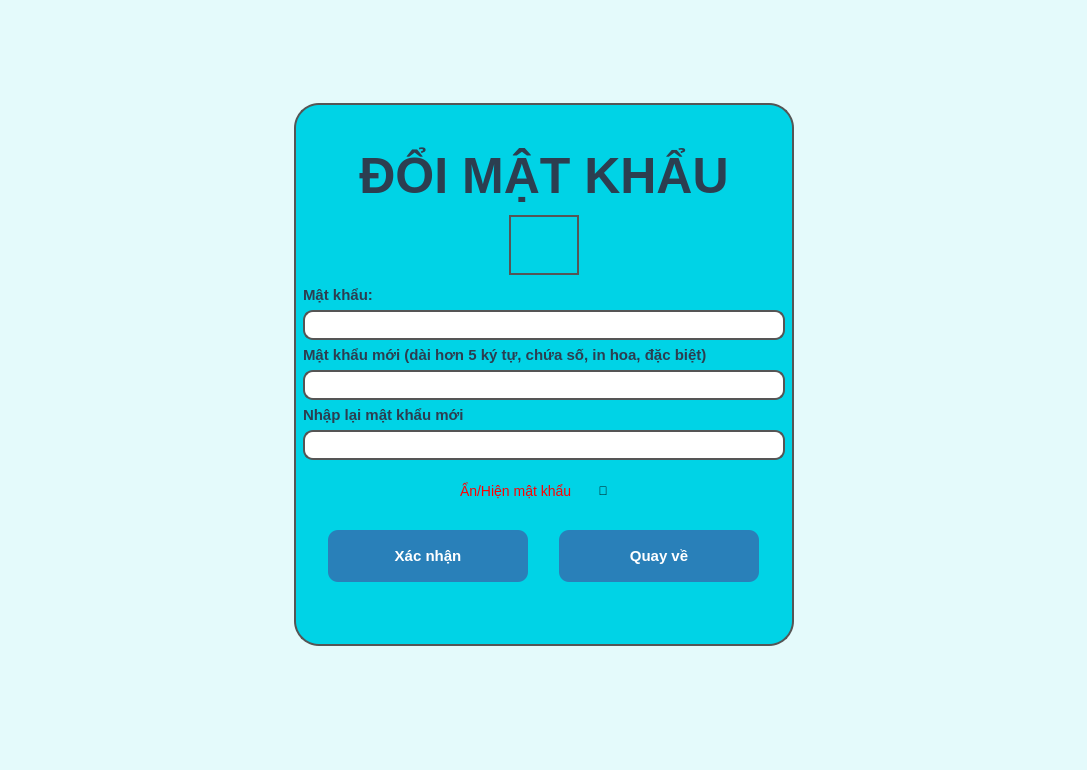
<?xml version="1.0" encoding="UTF-8"?>
<ui version="4.0">
 <class>MainWindow</class>
 <widget class="QMainWindow" name="MainWindow">
  <property name="geometry">
   <rect>
    <x>0</x>
    <y>0</y>
    <width>1087</width>
    <height>770</height>
   </rect>
  </property>
  <property name="windowTitle">
   <string>MainWindow</string>
  </property>
  <property name="styleSheet">
   <string notr="true">background-color: rgb(228, 250, 251);</string>
  </property>
  <widget class="QWidget" name="centralwidget">
   <layout class="QGridLayout" name="gridLayout">
    <item row="1" column="0">
     <spacer name="horizontalSpacer_3">
      <property name="orientation">
       <enum>Qt::Horizontal</enum>
      </property>
      <property name="sizeHint" stdset="0">
       <size>
        <width>276</width>
        <height>20</height>
       </size>
      </property>
     </spacer>
    </item>
    <item row="3" column="1">
     <spacer name="verticalSpacer_4">
      <property name="orientation">
       <enum>Qt::Vertical</enum>
      </property>
      <property name="sizeHint" stdset="0">
       <size>
        <width>20</width>
        <height>98</height>
       </size>
      </property>
     </spacer>
    </item>
    <item row="2" column="3">
     <spacer name="horizontalSpacer_4">
      <property name="orientation">
       <enum>Qt::Horizontal</enum>
      </property>
      <property name="sizeHint" stdset="0">
       <size>
        <width>275</width>
        <height>20</height>
       </size>
      </property>
     </spacer>
    </item>
    <item row="0" column="2">
     <spacer name="verticalSpacer_3">
      <property name="orientation">
       <enum>Qt::Vertical</enum>
      </property>
      <property name="sizeHint" stdset="0">
       <size>
        <width>20</width>
        <height>99</height>
       </size>
      </property>
     </spacer>
    </item>
    <item row="1" column="1" rowspan="2" colspan="2">
     <widget class="QWidget" name="widget" native="true">
      <property name="minimumSize">
       <size>
        <width>500</width>
        <height>500</height>
       </size>
      </property>
      <property name="styleSheet">
       <string notr="true">QWidget{
	background-color: #00d3e6;
    border-radius: 25px;
    border: 2px solid #555555; /* Viền màu xám, dày 2px */
}</string>
      </property>
      <layout class="QVBoxLayout" name="verticalLayout_2">
       <item>
        <spacer name="verticalSpacer">
         <property name="orientation">
          <enum>Qt::Vertical</enum>
         </property>
         <property name="sizeHint" stdset="0">
          <size>
           <width>20</width>
           <height>40</height>
          </size>
         </property>
        </spacer>
       </item>
       <item>
        <widget class="QLabel" name="lblProfile">
         <property name="styleSheet">
          <string notr="true">QLabel#lblProfile {
	border: none;
    font-size: 50px;           /* Chữ to rõ */
    font-weight: bold;         /* In đậm */
    color: #2c3e50;            /* Màu xanh đen sang trọng */
    font-family: &quot;Segoe UI&quot;;   /* Font hiện đại (có thể đổi thành Arial) */
 }
</string>
         </property>
         <property name="text">
          <string>ĐỔI MẬT KHẨU</string>
         </property>
         <property name="alignment">
          <set>Qt::AlignCenter</set>
         </property>
        </widget>
       </item>
       <item>
        <layout class="QHBoxLayout" name="horizontalLayout_2">
         <item>
          <spacer name="horizontalSpacer">
           <property name="orientation">
            <enum>Qt::Horizontal</enum>
           </property>
           <property name="sizeHint" stdset="0">
            <size>
             <width>40</width>
             <height>20</height>
            </size>
           </property>
          </spacer>
         </item>
         <item>
          <widget class="QLabel" name="label">
           <property name="minimumSize">
            <size>
             <width>70</width>
             <height>70</height>
            </size>
           </property>
           <property name="styleSheet">
            <string notr="true">QLabel{
	border-image: url(:/Profile/oguricapP) 0 0 0 0 stretch stretch;
	border-radius: 50px;
	margin-top: 5px;
	margin-bottom: 5px;
}</string>
           </property>
           <property name="text">
            <string/>
           </property>
          </widget>
         </item>
         <item>
          <spacer name="horizontalSpacer_2">
           <property name="orientation">
            <enum>Qt::Horizontal</enum>
           </property>
           <property name="sizeHint" stdset="0">
            <size>
             <width>40</width>
             <height>20</height>
            </size>
           </property>
          </spacer>
         </item>
        </layout>
       </item>
       <item>
        <layout class="QVBoxLayout" name="verticalLayout">
         <item>
          <widget class="QLabel" name="lblCurrentPassword">
           <property name="styleSheet">
            <string notr="true">QLabel#lblCurrentPassword {
	border: none;
    font-size: 15px;           /* Chữ to rõ */
    font-weight: bold;         /* In đậm */
    color: #2c3e50;            /* Màu xanh đen sang trọng */
    font-family: &quot;Segoe UI&quot;;   /* Font hiện đại (có thể đổi thành Arial) */
 }
</string>
           </property>
           <property name="text">
            <string>Mật khẩu:</string>
           </property>
          </widget>
         </item>
         <item>
          <widget class="QLineEdit" name="currentPasswordInput">
           <property name="minimumSize">
            <size>
             <width>400</width>
             <height>30</height>
            </size>
           </property>
           <property name="maximumSize">
            <size>
             <width>500</width>
             <height>35</height>
            </size>
           </property>
           <property name="baseSize">
            <size>
             <width>220</width>
             <height>35</height>
            </size>
           </property>
           <property name="styleSheet">
            <string notr="true">QLineEdit{
	background-color: #ffffff;
	padding-left: 10px;        /* Đệm trái để chữ không sát mép */
    padding-right: 10px;       /* Đệm phải */
    color: black;              /* Màu chữ */
	border-radius: 10px;

}

/* Hiệu ứng khi bấm chuột vào */
QTextEdit:focus {
    border: 1px solid #00aaff; /* Đổi màu viền sang xanh dương */
}

</string>
           </property>
           <property name="readOnly">
            <bool>false</bool>
           </property>
          </widget>
         </item>
         <item>
          <widget class="QLabel" name="lblNewPassword">
           <property name="styleSheet">
            <string notr="true">QLabel#lblNewPassword {
	border: none;
    font-size: 15px;           /* Chữ to rõ */
    font-weight: bold;         /* In đậm */
    color: #2c3e50;            /* Màu xanh đen sang trọng */
    font-family: &quot;Segoe UI&quot;;   /* Font hiện đại (có thể đổi thành Arial) */
 }
</string>
           </property>
           <property name="text">
            <string>Mật khẩu mới (dài hơn 5 ký tự, chứa số, in hoa, đặc biệt)</string>
           </property>
          </widget>
         </item>
         <item>
          <widget class="QLineEdit" name="newPasswordInput">
           <property name="minimumSize">
            <size>
             <width>400</width>
             <height>30</height>
            </size>
           </property>
           <property name="maximumSize">
            <size>
             <width>500</width>
             <height>35</height>
            </size>
           </property>
           <property name="baseSize">
            <size>
             <width>220</width>
             <height>35</height>
            </size>
           </property>
           <property name="styleSheet">
            <string notr="true">QLineEdit{
	background-color: #ffffff;
	padding-left: 10px;        /* Đệm trái để chữ không sát mép */
    padding-right: 10px;       /* Đệm phải */
    color: black;              /* Màu chữ */
	border-radius: 10px;

}

/* Hiệu ứng khi bấm chuột vào */
QTextEdit:focus {
    border: 1px solid #00aaff; /* Đổi màu viền sang xanh dương */
}

</string>
           </property>
           <property name="readOnly">
            <bool>false</bool>
           </property>
          </widget>
         </item>
         <item>
          <widget class="QLabel" name="lblRetypeNewPassword">
           <property name="styleSheet">
            <string notr="true">QLabel#lblRetypeNewPassword {
	border: none;
    font-size: 15px;           /* Chữ to rõ */
    font-weight: bold;         /* In đậm */
    color: #2c3e50;            /* Màu xanh đen sang trọng */
    font-family: &quot;Segoe UI&quot;;   /* Font hiện đại (có thể đổi thành Arial) */
}
</string>
           </property>
           <property name="text">
            <string>Nhập lại mật khẩu mới</string>
           </property>
          </widget>
         </item>
         <item>
          <widget class="QLineEdit" name="retypeNewPasswordInput">
           <property name="minimumSize">
            <size>
             <width>400</width>
             <height>30</height>
            </size>
           </property>
           <property name="maximumSize">
            <size>
             <width>500</width>
             <height>35</height>
            </size>
           </property>
           <property name="baseSize">
            <size>
             <width>220</width>
             <height>35</height>
            </size>
           </property>
           <property name="styleSheet">
            <string notr="true">QLineEdit{
	background-color: #ffffff;
	padding-left: 10px;        /* Đệm trái để chữ không sát mép */
    padding-right: 10px;       /* Đệm phải */
    color: black;              /* Màu chữ */
	border-radius: 10px;

}

/* Hiệu ứng khi bấm chuột vào */
QTextEdit:focus {
    border: 1px solid #00aaff; /* Đổi màu viền sang xanh dương */
}

</string>
           </property>
           <property name="readOnly">
            <bool>false</bool>
           </property>
          </widget>
         </item>
         <item>
          <layout class="QHBoxLayout" name="horizontalLayout_4">
           <item>
            <spacer name="horizontalSpacer_5">
             <property name="orientation">
              <enum>Qt::Horizontal</enum>
             </property>
             <property name="sizeHint" stdset="0">
              <size>
               <width>40</width>
               <height>20</height>
              </size>
             </property>
            </spacer>
           </item>
           <item>
            <widget class="QLabel" name="showPassHint">
             <property name="styleSheet">
              <string notr="true">/* Trạng thái bình thường: Trong suốt, không viền */
QLabel#showPassHint {
    background-color: transparent; /* Nền trong suốt */
    border: none;                  /* Bỏ viền */
    color: #ff0000;                /* Màu xanh link (giống web) */
    font-size: 14px;
    text-align: left;              /* Canh trái (hoặc center tùy bạn) */
}
</string>
             </property>
             <property name="text">
              <string>Ẩn/Hiện mật khẩu</string>
             </property>
            </widget>
           </item>
           <item>
            <widget class="QPushButton" name="showPass">
             <property name="minimumSize">
              <size>
               <width>50</width>
               <height>50</height>
              </size>
             </property>
             <property name="maximumSize">
              <size>
               <width>50</width>
               <height>50</height>
              </size>
             </property>
             <property name="styleSheet">
              <string notr="true">QPushButton#showPass{
	background: transparent;
	border: transparent;
}
QPushButton#showPass:hover{
	background: #d3d3d3;
	border-radius: 0px;
	border: 1px solid #00FFFF;
}</string>
             </property>
             <property name="text">
              <string>🙈</string>
             </property>
            </widget>
           </item>
           <item>
            <spacer name="horizontalSpacer_6">
             <property name="orientation">
              <enum>Qt::Horizontal</enum>
             </property>
             <property name="sizeHint" stdset="0">
              <size>
               <width>40</width>
               <height>20</height>
              </size>
             </property>
            </spacer>
           </item>
          </layout>
         </item>
        </layout>
       </item>
       <item>
        <layout class="QHBoxLayout" name="horizontalLayout">
         <item>
          <widget class="QPushButton" name="confirmChangeBtn">
           <property name="minimumSize">
            <size>
             <width>100</width>
             <height>80</height>
            </size>
           </property>
           <property name="maximumSize">
            <size>
             <width>200</width>
             <height>100</height>
            </size>
           </property>
           <property name="styleSheet">
            <string notr="true">/* --- TRẠNG THÁI BÌNH THƯỜNG --- */
QPushButton {
    background-color: #2980b9; /* Màu xanh dương (Màu nền chính) */
    color: white;              /* Màu chữ */
    font-weight: bold;         /* Chữ đậm */
    font-size: 15px;           /* Cỡ chữ */
    border-radius: 10px;       /* Bo tròn góc */
    padding: 10px;             /* Khoảng cách đệm để nút to ra */
    border: none;              /* Xóa viền xấu xí mặc định */
	margin-top: 8px;
	margin-bottom: 20px;
}

/* --- KHI DI CHUỘT VÀO (HOVER) --- */
QPushButton:hover {
    background-color: #3498db; /* Đổi sang màu xanh sáng hơn */
}

/* --- KHI BẤM GIỮ CHUỘT (PRESSED) --- */
QPushButton:pressed {
    background-color: #1f618d; /* Đổi sang màu tối hơn (cảm giác nút lún xuống) */
    padding-top: 12px;         /* (Mẹo) Dịch chữ xuống 1 xíu tạo cảm giác nhấn thật */
    padding-left: 12px;
}</string>
           </property>
           <property name="text">
            <string>Xác nhận</string>
           </property>
          </widget>
         </item>
         <item>
          <widget class="QPushButton" name="goBackBtn">
           <property name="minimumSize">
            <size>
             <width>100</width>
             <height>80</height>
            </size>
           </property>
           <property name="maximumSize">
            <size>
             <width>200</width>
             <height>100</height>
            </size>
           </property>
           <property name="styleSheet">
            <string notr="true">/* --- TRẠNG THÁI BÌNH THƯỜNG --- */
QPushButton {
    background-color: #2980b9; /* Màu xanh dương (Màu nền chính) */
    color: white;              /* Màu chữ */
    font-weight: bold;         /* Chữ đậm */
    font-size: 15px;           /* Cỡ chữ */
    border-radius: 10px;       /* Bo tròn góc */
    padding: 10px;             /* Khoảng cách đệm để nút to ra */
    border: none;              /* Xóa viền xấu xí mặc định */
	margin-top: 8px;
	margin-bottom: 20px;
}

/* --- KHI DI CHUỘT VÀO (HOVER) --- */
QPushButton:hover {
    background-color: #3498db; /* Đổi sang màu xanh sáng hơn */
}

/* --- KHI BẤM GIỮ CHUỘT (PRESSED) --- */
QPushButton:pressed {
    background-color: #1f618d; /* Đổi sang màu tối hơn (cảm giác nút lún xuống) */
    padding-top: 12px;         /* (Mẹo) Dịch chữ xuống 1 xíu tạo cảm giác nhấn thật */
    padding-left: 12px;
}</string>
           </property>
           <property name="text">
            <string>Quay về</string>
           </property>
          </widget>
         </item>
        </layout>
       </item>
       <item>
        <spacer name="verticalSpacer_2">
         <property name="orientation">
          <enum>Qt::Vertical</enum>
         </property>
         <property name="sizeHint" stdset="0">
          <size>
           <width>20</width>
           <height>40</height>
          </size>
         </property>
        </spacer>
       </item>
      </layout>
     </widget>
    </item>
   </layout>
  </widget>
  <widget class="QStatusBar" name="statusbar"/>
 </widget>
 <resources>
  <include location="../ASSETS/res.qrc"/>
 </resources>
 <connections/>
</ui>
